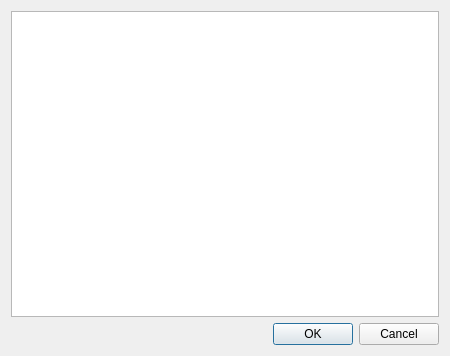
<?xml version="1.0" encoding="UTF-8"?>
<ui version="4.0">
 <class>myFileSysteModel</class>
 <widget class="QDialog" name="myFileSysteModel">
  <property name="geometry">
   <rect>
    <x>0</x>
    <y>0</y>
    <width>450</width>
    <height>356</height>
   </rect>
  </property>
  <property name="windowTitle">
   <string>File System</string>
  </property>
  <layout class="QVBoxLayout" name="verticalLayout_2">
   <item>
    <layout class="QVBoxLayout" name="verticalLayout">
     <item>
      <widget class="QTreeView" name="treeView"/>
     </item>
     <item>
      <widget class="QDialogButtonBox" name="buttonBox">
       <property name="orientation">
        <enum>Qt::Horizontal</enum>
       </property>
       <property name="standardButtons">
        <set>QDialogButtonBox::Cancel|QDialogButtonBox::Ok</set>
       </property>
      </widget>
     </item>
    </layout>
   </item>
  </layout>
 </widget>
 <resources/>
 <connections>
  <connection>
   <sender>buttonBox</sender>
   <signal>accepted()</signal>
   <receiver>myFileSysteModel</receiver>
   <slot>accept()</slot>
   <hints>
    <hint type="sourcelabel">
     <x>248</x>
     <y>254</y>
    </hint>
    <hint type="destinationlabel">
     <x>157</x>
     <y>274</y>
    </hint>
   </hints>
  </connection>
  <connection>
   <sender>buttonBox</sender>
   <signal>rejected()</signal>
   <receiver>myFileSysteModel</receiver>
   <slot>reject()</slot>
   <hints>
    <hint type="sourcelabel">
     <x>316</x>
     <y>260</y>
    </hint>
    <hint type="destinationlabel">
     <x>286</x>
     <y>274</y>
    </hint>
   </hints>
  </connection>
 </connections>
</ui>
